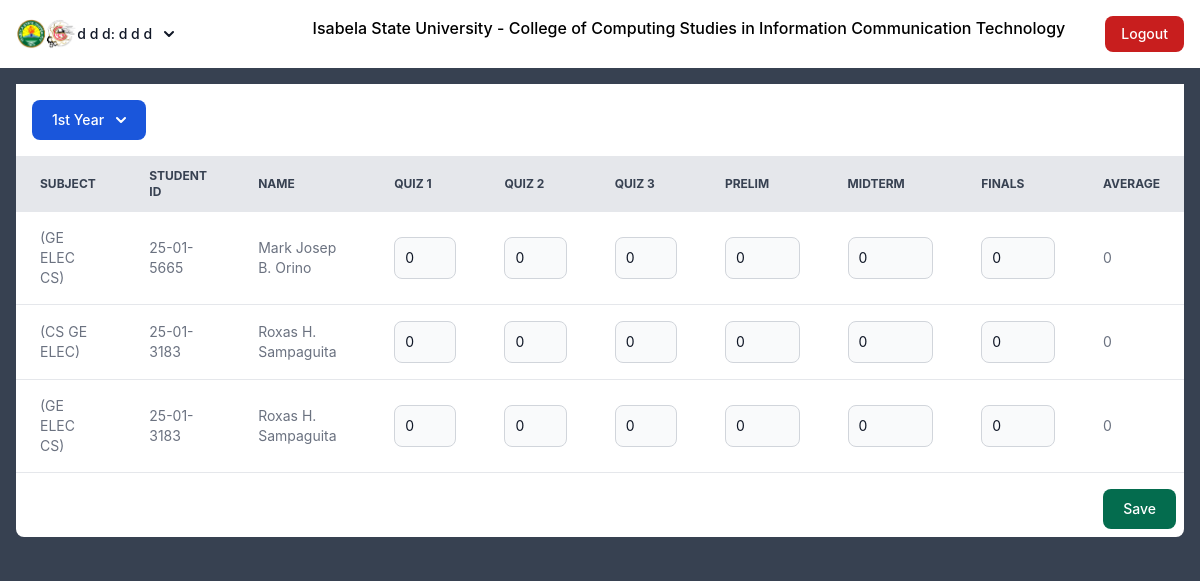
The page /professorpg1.php (signed in) on the database its author committed.
### tables this page shows
CREATE TABLE `grade` (
  `gradeid` int(11) NOT NULL,
  `AccountID` varchar(25) NOT NULL,
  `InstructorID` text NOT NULL,
  `instructorName` text NOT NULL,
  `code` varchar(10) NOT NULL,
  `units` int(5) NOT NULL,
  `quiz1` double NOT NULL,
  `quiz2` double NOT NULL,
  `quiz3` double NOT NULL,
  `prelim` double NOT NULL,
  `midterm` double NOT NULL,
  `finals` double NOT NULL
);

CREATE TABLE `personaldata` (
  `id` int(11) NOT NULL,
  `AccountID` varchar(20) NOT NULL,
  `first_name` varchar(50) NOT NULL,
  `middle_initial` varchar(5) DEFAULT NULL,
  `surname` varchar(50) NOT NULL,
  `birthdate` text NOT NULL,
  `age` int(11) NOT NULL,
  `blood_type` varchar(5) DEFAULT NULL,
  `civil_status` varchar(20) DEFAULT NULL,
  `religion` varchar(50) DEFAULT NULL,
  `mother_name` varchar(100) DEFAULT NULL,
  `mother_contact` varchar(20) DEFAULT NULL,
  `father_name` varchar(100) DEFAULT NULL,
  `father_contact` varchar(20) DEFAULT NULL,
  `student_contact` varchar(20) DEFAULT NULL,
  `gmail` varchar(100) DEFAULT NULL,
  `home_address` text DEFAULT NULL,
  `present_address` text DEFAULT NULL,
  `userType` text NOT NULL,
  `date_created` timestamp NOT NULL DEFAULT current_timestamp()
);

### professorpg1.php (the view, shortened to what this page needs)
<?php
    include('connection_db.php');
    $professorID = $_SESSION['accountID'];
    $stmt = $conn->prepare("SELECT instructorName, InstructorID FROM grade
    WHERE InstructorID = ?");
    $stmt->bind_param("s", $professorID);
    $stmt->execute();
    $result = $stmt->get_result();
    $Data = $result->fetch_assoc();
    $instructorname = $Data['instructorName'];
    $yearlevels = ['1', '2', '3', '4'];
    foreach ($yearlevels as $index => $yearlevel) {
        $stmt = $conn->prepare("
            SELECT s.subjectname, s.yearlevel, g.code, g.instructorName, g.AccountID, g.quiz1, g.quiz2, g.quiz3,
                   g.prelim, g.midterm, g.finals, p.first_name, p.middle_initial, p.surname
            FROM grade g
            LEFT JOIN personaldata p ON g.AccountID = p.AccountID
            LEFT JOIN subject s ON g.code = s.code
            WHERE g.InstructorID = ? AND (s.yearlevel = ? OR s.yearlevel IS NULL)
        ");
        if ($stmt) {
            $stmt->bind_param("ss", $professorID, $yearlevel);
            $stmt->execute();
            ${"result" . ($index + 1)} = $stmt->get_result();
        } else {
            error_log("Query preparation failed for yearlevel: $yearlevel");
        }
    }
?>
<!DOCTYPE html>
<html lang="en">
<head>
    <link href="https://cdn.jsdelivr.net/npm/flowbite@2.5.2/dist/flowbite.min.css"  rel="stylesheet" />
</head>
<body class="bg-gray-700">
    <nav class="bg-white border-gray-200 dark:bg-gray-900">
        <div class="max-w-screen-xl flex flex-wrap items-center justify-between mx-auto p-4">
            <button id="dropdownAvatarNameButton" data-dropdown-toggle="dropdownAvatarName" class="flex items-center text-sm pe-1 font-medium text-gray-900 rounded-full hover:text-blue-600 dark:hover:text-blue-500 md:me-0 focus:ring-4 focus:ring-gray-100 dark:focus:ring-gray-700 dark:text-white" type="button">
                <img src="images/isuccsict.png" class="h-8" alt="Flowbite Logo" />
                <?php echo $instructorname . ": " . $instructorname?>
                <svg class="w-2.5 h-2.5 ms-3" aria-hidden="true" xmlns="http://www.w3.org/2000/svg" fill="none" viewBox="0 0 10 6">
                <path stroke="currentColor" stroke-linecap="round" stroke-linejoin="round" stroke-width="2" d="m1 1 4 4 4-4"/>
                </svg>
            </button>
            <div class="hidden w-full md:block md:w-auto" id="navbar-default">
            <ul class="font-medium flex flex-col p-4 md:p-0 mt-4 border border-gray-100 rounded-lg bg-gray-50 md:flex-row md:space-x-8 rtl:space-x-reverse md:mt-0 md:border-0 md:bg-white dark:bg-gray-800 md:dark:bg-gray-900 dark:border-gray-700">
                <li>
                <a>Isabela State University - College of Computing Studies in Information Communication Technology</a>
                </li>
                <li>
                <a href="logout.php" class="inline-flex items-center px-4 py-2 text-sm font-medium text-center text-white bg-red-700 rounded-lg hover:bg-red-800 focus:ring-4 focus:outline-none focus:ring-red-300 dark:bg-red-600 dark:hover:bg-red-700 dark:focus:ring-red-800 ml-2">Logout</a>
                </li>
            </ul>
            </div>
        </div>
    </nav>
    <div class="flex bg-gray-700 p-4">
        <div class="relative overflow-x-auto" id="viewgrades">
            <div class="bg-white p-4">
                <button id="dropdownDefaultButton" data-dropdown-toggle="dropdown" class="text-white bg-blue-700 hover:bg-blue-800 focus:ring-4 focus:outline-none focus:ring-blue-300 font-medium rounded-lg text-sm px-5 py-2.5 text-center inline-flex items-center dark:bg-blue-600 dark:hover:bg-blue-700 dark:focus:ring-blue-800" type="button">Dropdown button
                </button>
            </div>
            <form id="firstForm" method="POST" action="SaveGrades.php" class="ajax-form">
                <div class="rounded-lg bg-white">
                            <table class="w-full text-sm text-left rtl:text-right text-gray-500 dark:text-gray-400">
                                <thead class="text-xs text-gray-700 uppercase bg-gray-50 dark:bg-gray-700 dark:text-gray-400">
                                    <tr class="bg-gray-200">
                                        <th scope="col" class="px-6 py-3">Subject</th>
                                        <th scope="col" class="px-6 py-3">Student ID</th>
                                        <th scope="col" class="px-6 py-3">Name</th>
                                        <th scope="col" class="px-6 py-3">Quiz 1</th>
                                        <th scope="col" class="px-6 py-3">Quiz 2</th>
                                        <th scope="col" class="px-6 py-3">Quiz 3</th>
                                        <th scope="col" class="px-6 py-3">Prelim</th>
                                        <th scope="col" class="px-6 py-3">Midterm</th>
                                        <th scope="col" class="px-6 py-3">Finals</th>
                                        <th scope="col" class="px-6 py-3">Average</th>
                                    </tr>
                                </thead>
                                <tbody>
                                    <?php
                                    while ($row = $result1->fetch_assoc()) {
                                        echo "<tr class='bg-white border-b dark:bg-gray-800 dark:border-gray-700'>";
                                        echo "<td class='px-6 py-4'>" . htmlspecialchars($row['subjectname']) . " (" . htmlspecialchars($row['code']) . ") ". "</td>";
                                        echo "<td class='px-6 py-4'>" . htmlspecialchars($row['AccountID']) . "</td>";
                                        echo "<td class='px-6 py-4'>" . htmlspecialchars($row['first_name']) . " " . htmlspecialchars($row['middle_initial']) . " " . htmlspecialchars($row['surname']) ."</td>";
                                        echo "<td class='px-6 py-4'><input type='text' name='quiz1_" . $row['AccountID'] . "' value='" . htmlspecialchars($row['quiz1']) . "' type='number' id='quiz1' aria-describedby='helper-text-explanation' class='bg-gray-50 border border-gray-300 text-gray-900 text-sm rounded-lg focus:ring-blue-500 focus:border-blue-500 block w-full p-2.5 dark:bg-gray-700 dark:border-gray-600 dark:placeholder-gray-400 dark:text-white dark:focus:ring-blue-500 dark:focus:border-blue-500' placeholder='80' required w-50'></td>";
                                        echo "<td class='px-6 py-4'><input type='text' name='quiz2_" . $row['AccountID'] . "' value='" . htmlspecialchars($row['quiz2']) . "' type='number' id='quiz2-input' aria-describedby='helper-text-explanation' class='bg-gray-50 border border-gray-300 text-gray-900 text-sm rounded-lg focus:ring-blue-500 focus:border-blue-500 block w-full p-2.5 dark:bg-gray-700 dark:border-gray-600 dark:placeholder-gray-400 dark:text-white dark:focus:ring-blue-500 dark:focus:border-blue-500' placeholder='80' required w-50'></td>";
                                        echo "<td class='px-6 py-4'><input type='text' name='quiz3_" . $row['AccountID'] . "' value='" . htmlspecialchars($row['quiz3']) . "' type='number' id='quiz3-input' aria-describedby='helper-text-explanation' class='bg-gray-50 border border-gray-300 text-gray-900 text-sm rounded-lg focus:ring-blue-500 focus:border-blue-500 block w-full p-2.5 dark:bg-gray-700 dark:border-gray-600 dark:placeholder-gray-400 dark:text-white dark:focus:ring-blue-500 dark:focus:border-blue-500' placeholder='80' required w-50'></td>";
                                        echo "<td class='px-6 py-4'><input type='text' name='prelim_" . $row['AccountID'] . "' value='" . htmlspecialchars($row['prelim']) . "' type='number' id='prelim' aria-describedby='helper-text-explanation' class='bg-gray-50 border border-gray-300 text-gray-900 text-sm rounded-lg focus:ring-blue-500 focus:border-blue-500 block w-full p-2.5 dark:bg-gray-700 dark:border-gray-600 dark:placeholder-gray-400 dark:text-white dark:focus:ring-blue-500 dark:focus:border-blue-500' placeholder='80' required w-50'></td>";
                                        echo "<td class='px-6 py-4'><input type='text' name='midterm_" . $row['AccountID'] . "' value='" . htmlspecialchars($row['midterm']) . "' type='number' id='midterm' aria-describedby='helper-text-explanation' class='bg-gray-50 border border-gray-300 text-gray-900 text-sm rounded-lg focus:ring-blue-500 focus:border-blue-500 block w-full p-2.5 dark:bg-gray-700 dark:border-gray-600 dark:placeholder-gray-400 dark:text-white dark:focus:ring-blue-500 dark:focus:border-blue-500' placeholder='80' required w-50'></td>";
                                        echo "<td class='px-6 py-4'><input type='text' name='finals_" . $row['AccountID'] . "' value='" . htmlspecialchars($row['finals']) . "' type='number' id='finals' aria-describedby='helper-text-explanation' class='bg-gray-50 border border-gray-300 text-gray-900 text-sm rounded-lg focus:ring-blue-500 focus:border-blue-500 block w-full p-2.5 dark:bg-gray-700 dark:border-gray-600 dark:placeholder-gray-400 dark:text-white dark:focus:ring-blue-500 dark:focus:border-blue-500' placeholder='80' required w-50'></td>";
                                        $total = $row['quiz1'] + $row['quiz2'] + $row['quiz3'] + $row['prelim'] + $row['midterm'] + $row['finals'];
                                        $average = $total / 6;
                                        echo "<td class='px-6 py-4'>" . htmlspecialchars($average) . "</td>";
                                        echo "</tr>";
                                    }
                                    ?>
                                </tbody>
                            </table>
                            <div class="flex justify-end mt-4">
                                <button type="submit" class="focus:outline-none text-white bg-green-700 hover:bg-green-800 focus:ring-4 focus:ring-green-300 font-medium rounded-lg text-sm px-5 py-2.5 me-2 mb-2 dark:bg-green-600 dark:hover:bg-green-700 dark:focus:ring-green-800">Save</button>
                            </div>
                </div>
            </form>
        </div>
    </div>
</body>
</html>

### rows shown on the page
grade: code "GE ELEC CS", AccountID "25-01-5665", personaldata.first_name "Mark Josep", personaldata.middle_initial "B.", personaldata.surname "Orino", AccountID+quiz1 "0", AccountID+quiz2 "0", AccountID+quiz3 "0", AccountID+prelim "0", AccountID+midterm "0", AccountID+finals "0", quiz1 "0"
grade: code "CS GE ELEC", AccountID "25-01-3183", personaldata.first_name "Roxas", personaldata.middle_initial "H.", personaldata.surname "Sampaguita", AccountID+quiz1 "0", AccountID+quiz2 "0", AccountID+quiz3 "0", AccountID+prelim "0", AccountID+midterm "0", AccountID+finals "0", quiz1 "0"
grade: code "GE ELEC CS", AccountID "25-01-3183", personaldata.first_name "Roxas", personaldata.middle_initial "H.", personaldata.surname "Sampaguita", AccountID+quiz1 "0", AccountID+quiz2 "0", AccountID+quiz3 "0", AccountID+prelim "0", AccountID+midterm "0", AccountID+finals "0", quiz1 "0"

### other values the page prints
$instructorname "d d d"
